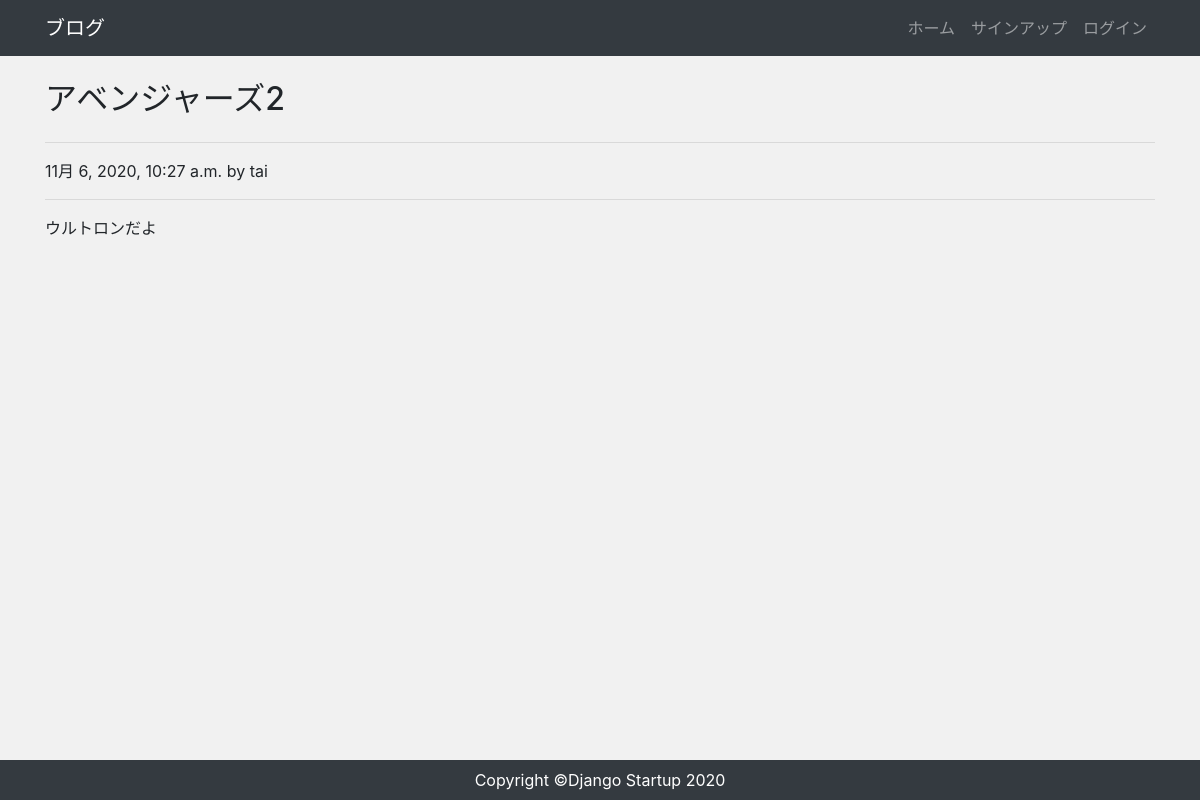
Screenshot of /post/2 with the database file from the repository.
### app/models.py (models this page shows, shortened)
class Post(models.Model):
    author = models.ForeignKey(
        settings.AUTH_USER_MODEL, on_delete=models.CASCADE)
    title = models.CharField("タイトル", max_length=200)
    content = models.TextField("本文")
    created = models.DateTimeField("作成日", default=timezone.now)

### app/views.py (the view)
# urls.py: path('post/<int:pk>', views.PostDetailView.as_view(), name='post_detail'),
class PostDetailView(View):  # 詳細を表示
    def get(self, request, *args, **kwargs):
        post_data = Post.objects.get(id=self.kwargs['pk'])
        return render(request, 'app/post_detail.html', {
            'post_data': post_data
        })

### app/templates/app/post_detail.html (shortened to what this page needs)
{% extends "app/base.html" %}
{% block content %}
<h2 class="my-4">{{ post_data.title }}</h2>
<hr>
<p>{{ post_data.created }} by {{post_data.author}}</p>
<hr>
<p>{{ post_data.content |linebreaksbr }}</p>
{% endblock %}

### app/static/css/style.css (style rules this page uses)
* { margin: 0; padding: 0; box-sizing: border-box; }
body { background: #f1f1f1; display: flex; flex-flow: column; min-height: 100vh; }

### rows the page displays
Post: title "アベンジャーズ2", created "11月 6, 2020, 10:27 a.m.", author "tai", content "ウルトロンだよ"
